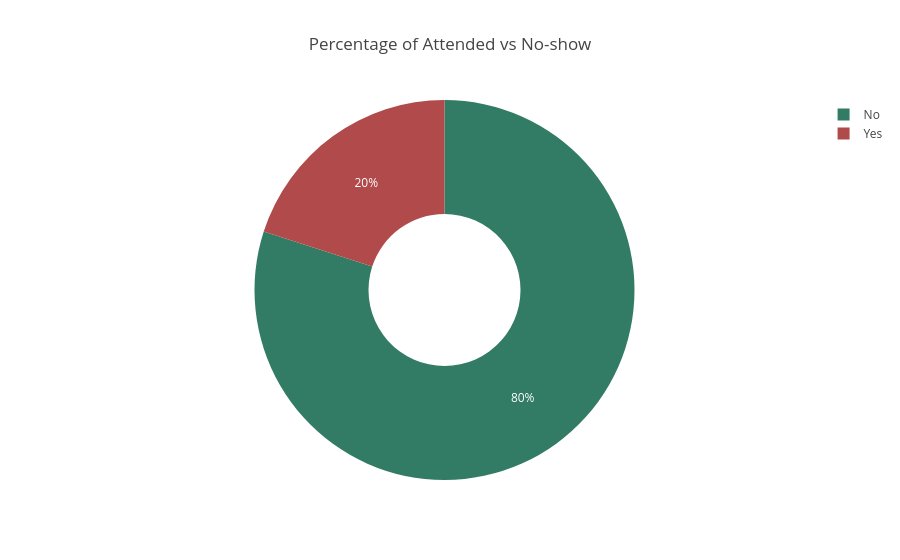

The notebook cell saved with this chart:
### Code cell
fig = px.pie(med, names='No-show', title='Percentage of Attended vs No-show',
             color_discrete_sequence=["#327B64","#B14A4A"], hole=0.4)
fig.show()

### Figure 1 — Plotly figure (JSON) as saved in the notebook; plotly's stock layout.template omitted (floating-point values rounded to 4 significant figures; data arrays with more than 128 entries replaced by an {"elided": "..."} marker saying what was removed)
{"data": [{"domain": {"x": [0, 1], "y": [0, 1]}, "hole": 0.4, "hovertemplate": "No-show=%{label}<extra></extra>", "labels": {"elided": "109187 str values"}, "legendgroup": "", "name": "", "showlegend": true, "type": "pie"}], "layout": {"legend": {"tracegroupgap": 0}, "piecolorway": ["#327B64", "#B14A4A"], "title": {"text": "Percentage of Attended vs No-show"}}}
